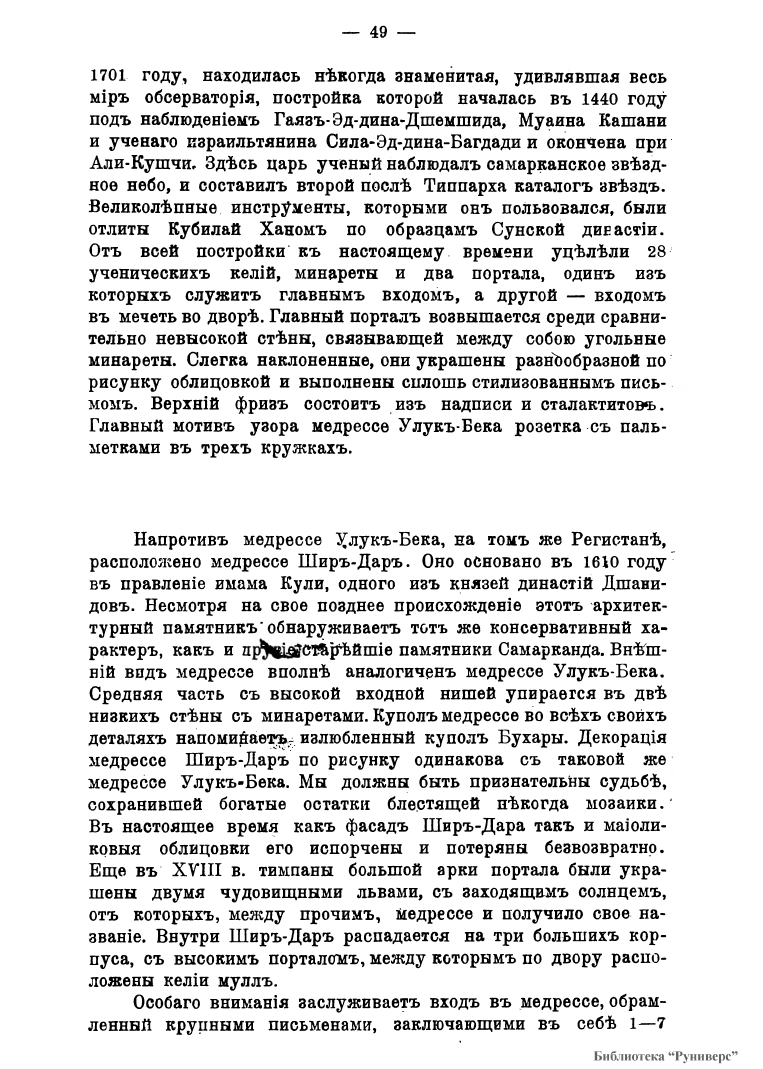
#> input picture djvu2pngs/Starina_i_byt/71.png, 3814 x 5344 px, found by its file name (shown at 1/5 size)
$ python detect_words.py
#> lines starting #> are read from the running program, lines starting #| are printed output that depends on the picture; after the words box and inside, x2 and y2 are one past the last pixel; in counts of white or black regions, pixels touching at a corner belong together
### word_classifier/word_detectors/mser.py
from typing import Union
import numpy as np
import cv2


def preprocess(img: np.ndarray,
               threshold: tuple[int, int],
               invert: bool = True,
               blur: Union[tuple[int, int], None] = None,
               dilate_kernel: Union[np.ndarray, None] = None,
               dilate_iterations: int = 1) -> np.ndarray:
    """
    Preprocess image `img` before finding word bounding boxes with MSER.
    Asserts input image is grayscale.
    """
    assert img.ndim == 2 and img.dtype == np.uint8

    # thresholding -> blur [optional] -> dilation [optional]
    thresh_type = cv2.THRESH_BINARY_INV if invert else cv2.THRESH_BINARY
    _, img = cv2.threshold(img, threshold[0], threshold[1], thresh_type)
    if blur:
        img = cv2.blur(img, blur)
    if dilate_kernel is not None and dilate_iterations > 0:
        img = cv2.dilate(img, dilate_kernel, dilate_iterations)
    return img


def mser_detector(img: np.ndarray, *args, **kwargs) -> np.ndarray:
    """
    Detect words in `img` with MSER. All positional and keyword arguments are
    passed to `cv2.MSER.create`.
    Returns array of bounding boxes.
    """
    mser = cv2.MSER.create(*args, **kwargs)
    _, bboxes = mser.detectRegions(img)
    return bboxes

### word_classifier/detect_words.py
import os
import numpy as np
import cv2
import shared_paths as paths
from word_detectors import mser


INPUT_IMAGE = os.path.join(paths.PAGE_DIR, '06', '71.png')
MAX_WIDTH = 800
INTERIM_IMAGE = os.path.join(paths.OUTPUT_DIR, 'tmp.png')
OUTPUT_IMAGE = os.path.join(paths.OUTPUT_DIR, 'out.png')


def main():
    img = cv2.imread(INPUT_IMAGE)
#> img is the input picture: shape (5344, 3814, 3); min 0, max 255, mean 223.7
    _, w, _ = img.shape
    k = min(1, MAX_WIDTH / w)
    img = cv2.resize(img, None, fx=k, fy=k)
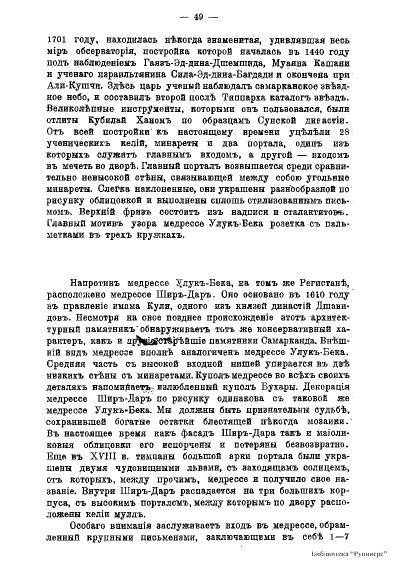
#> img: shape (1121, 800, 3) (shown at 1/2 size); min 0, max 255, mean 223.7
    img2 = cv2.cvtColor(img, cv2.COLOR_BGR2GRAY)
    img2 = mser.preprocess(img2, (100, 200),
                           dilate_kernel=np.ones((1, 7), dtype='uint8'))
#> in preprocess, `_, img = cv2.threshold(img, threshold[0], threshold[1], thresh_type)`:
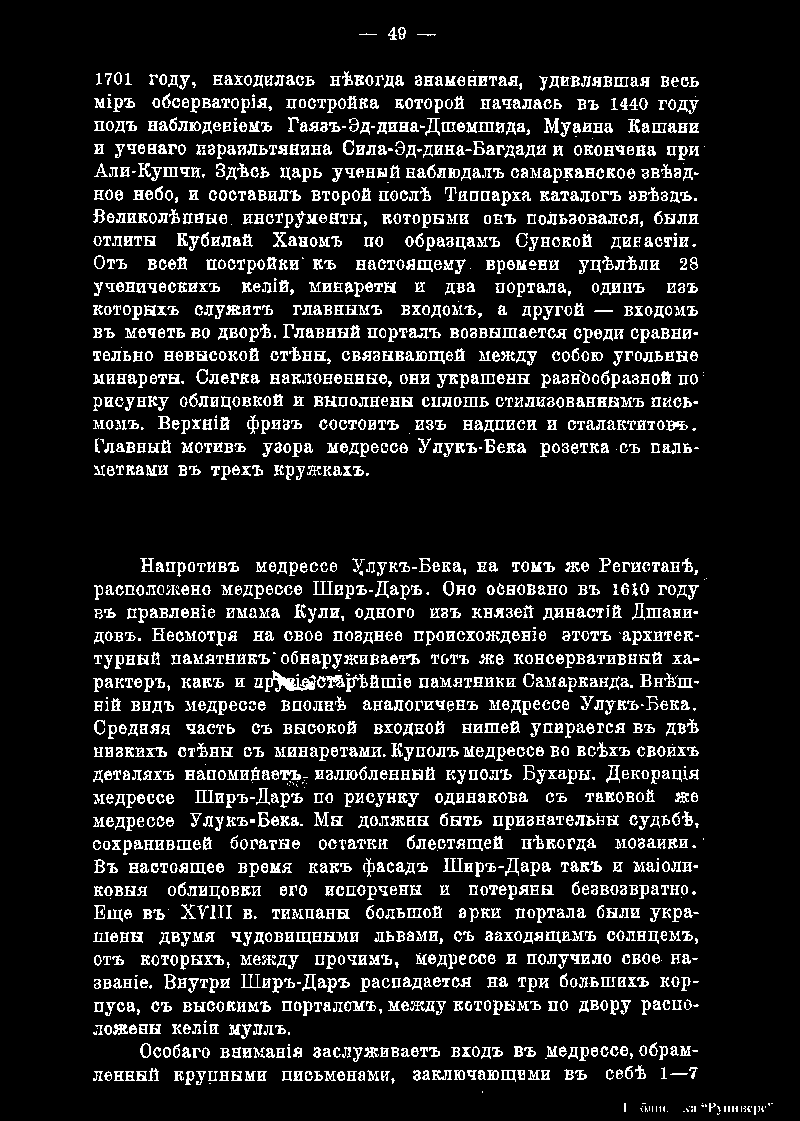
#> img: shape (1121, 800); values 0 (black) and 200 (white), 12% white in thin lines or dots, all inside (x1, y1, x2, y2) = (93, 27, 773, 1115)
#> in preprocess, `img = cv2.dilate(img, dilate_kernel, dilate_iterations)`:
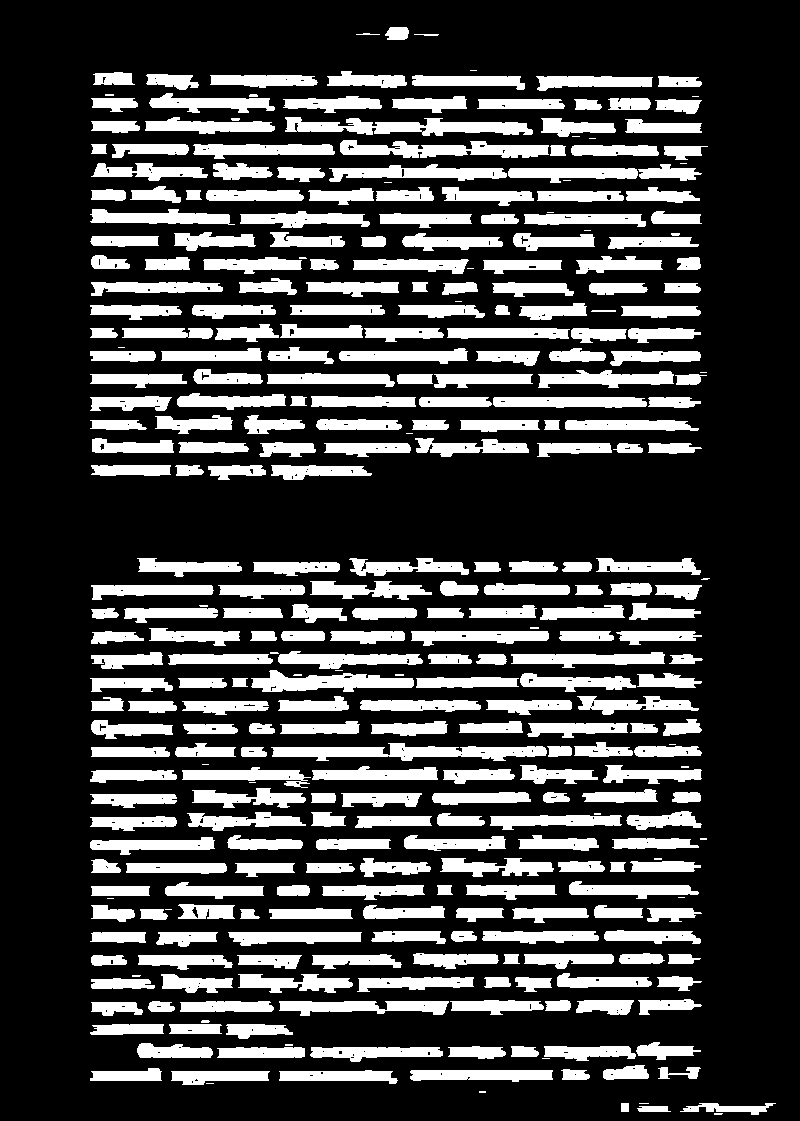
#> img: shape (1121, 800); values 0 (black) and 200 (white), 25.8% white; 349 white regions (40 under 20 px), largest, box (x1, y1, x2, y2) and area: (271, 743, 547, 761) 2868, (285, 117, 533, 136) 2681, (340, 140, 549, 158) 2310
    cv2.imwrite(INTERIM_IMAGE, img2)
    bboxes = mser.mser_detector(img2, min_area=100, max_area=10000)
#> in mser_detector, `_, bboxes = mser.detectRegions(img)`: bboxes = 302 rows, first 6: [271, 743, 276, 18], [174, 232, 82, 19], [145, 257, 45, 13], [91, 255, 39, 14], [613, 443, 30, 10], [575, 585, 28, 10]
    for bbox in bboxes:
        x, y, w, h = bbox
        cv2.rectangle(img, (x, y), (x+w, y+h), (0, 255, 0), 1)
#> this loop made 302 passes
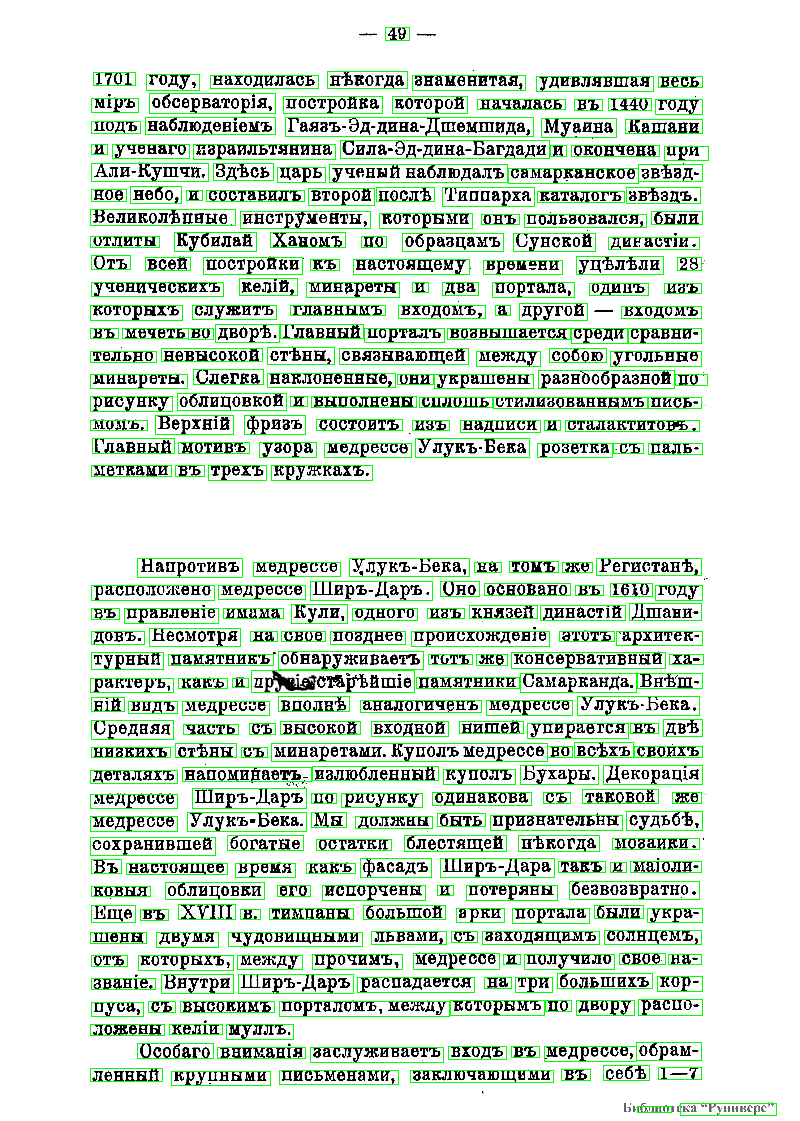
#> img: shape (1121, 800, 3); mean B, G, R 210, 225.2, 210
    cv2.imwrite(OUTPUT_IMAGE, img)


if __name__ == '__main__':
    main()

$ run again, with djvu2pngs/Starina_i_byt/12.png copied over djvu2pngs/Starina_i_byt/71.png
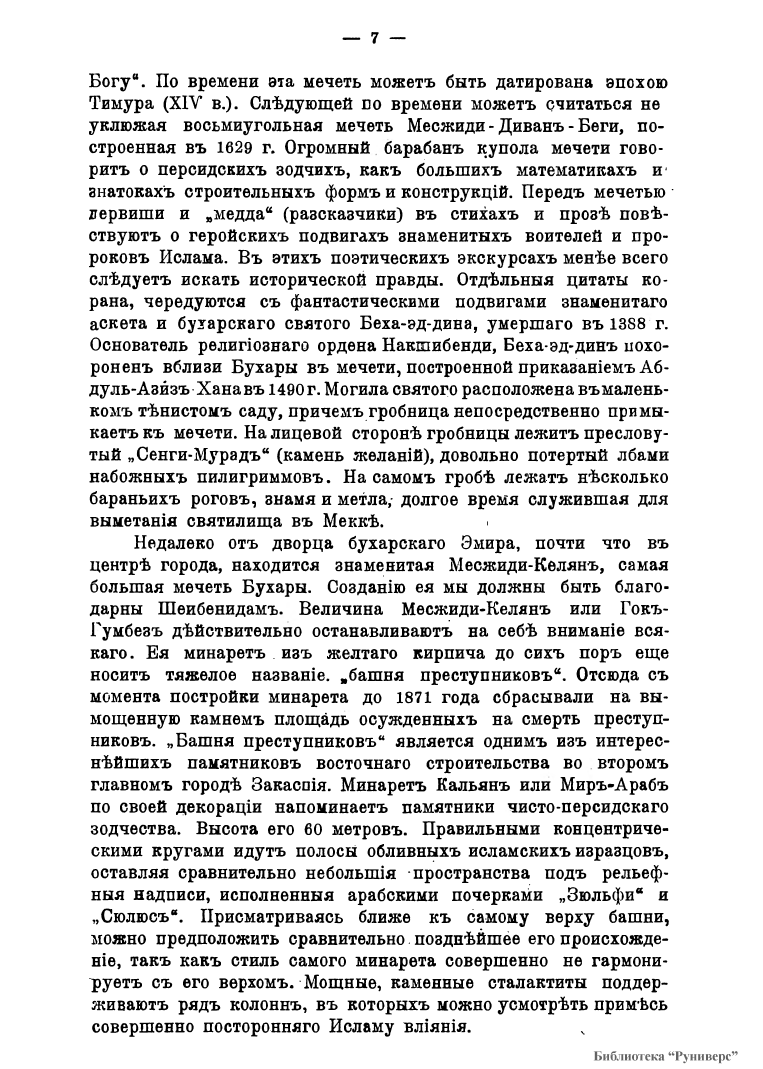
#> input picture djvu2pngs/Starina_i_byt/12.png, 3814 x 5344 px, found by its file name (shown at 1/5 size)
#> in main, img is the input picture: shape (5344, 3814, 3); min 0, max 255, mean 221.3
#> in preprocess, `img = cv2.dilate(img, dilate_kernel, dilate_iterations)`:
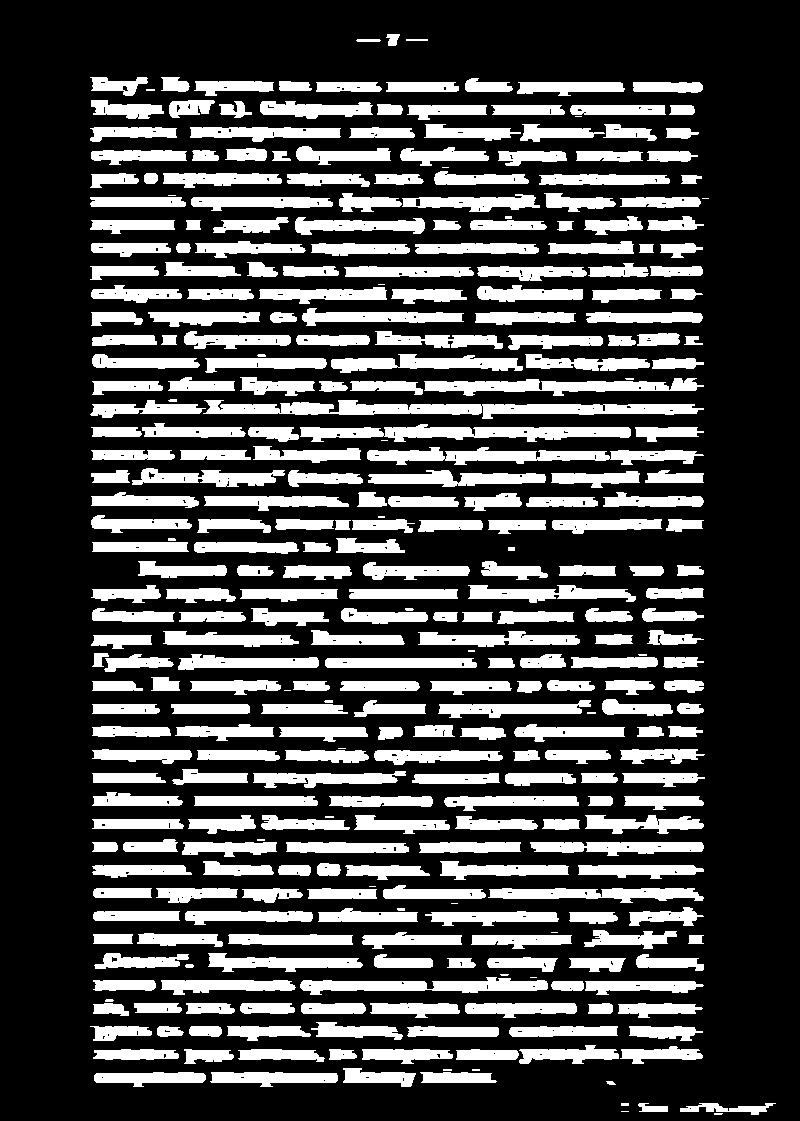
#> img: shape (1121, 800); values 0 (black) and 200 (white), 28% white; 348 white regions (25 under 20 px), largest, box (x1, y1, x2, y2) and area: (203, 400, 704, 419) 5004, (300, 424, 631, 442) 3514, (367, 447, 704, 465) 3407
#> in mser_detector, `_, bboxes = mser.detectRegions(img)`: bboxes = 314 rows, first 6: [203, 400, 279, 15], [669, 105, 26, 10], [660, 243, 43, 15], [639, 244, 15, 9], [684, 336, 19, 9], [608, 335, 28, 11]
#> the loop in main, `for bbox in bboxes:` made 314 passes
#> after the loop in main, `for bbox in bboxes:`:
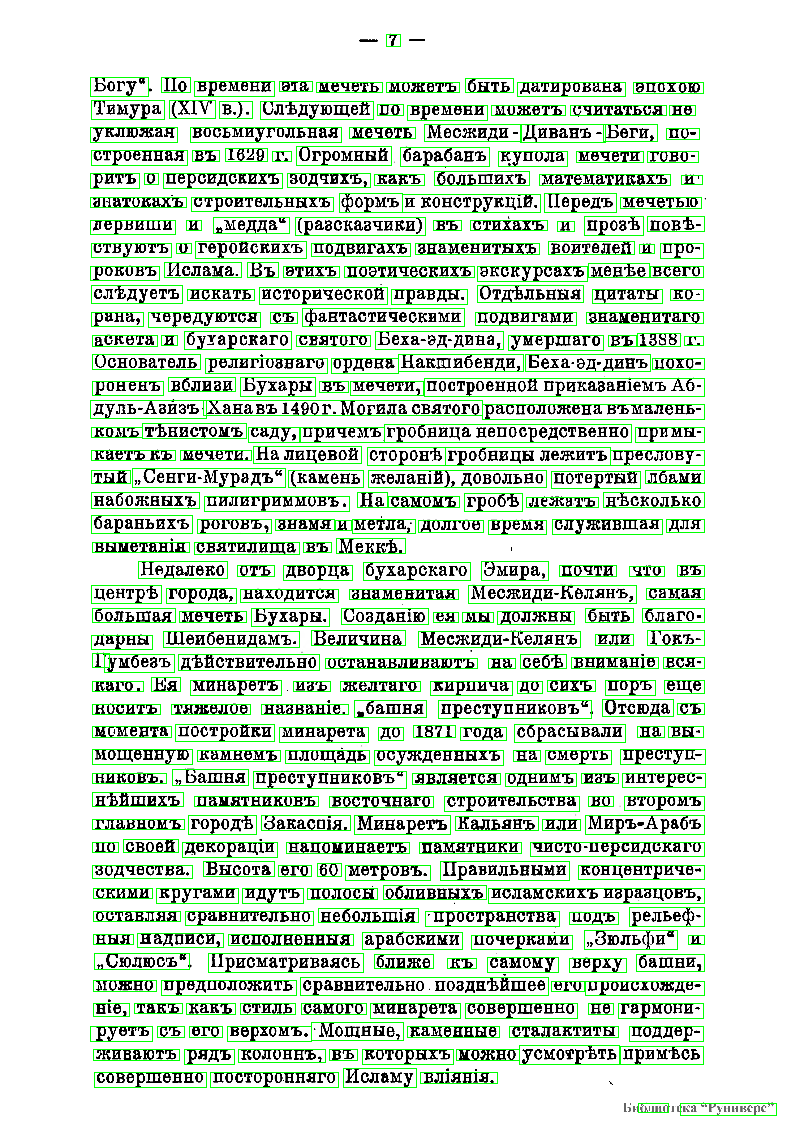
#> img: shape (1121, 800, 3); mean B, G, R 206.4, 223, 206.4

$ run again, with djvu2pngs/Starina_i_byt/13.png copied over djvu2pngs/Starina_i_byt/71.png
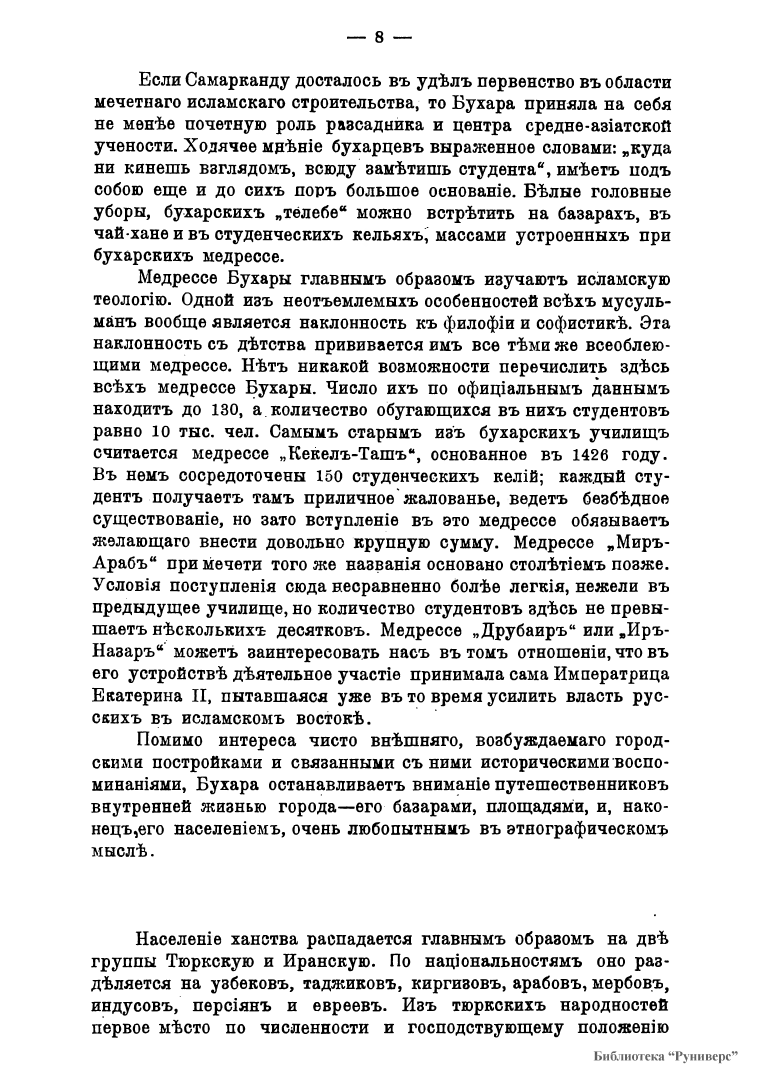
#> input picture djvu2pngs/Starina_i_byt/13.png, 3814 x 5344 px, found by its file name (shown at 1/5 size)
#> in main, img is the input picture: shape (5344, 3814, 3); min 0, max 255, mean 224.3
#> in preprocess, `img = cv2.dilate(img, dilate_kernel, dilate_iterations)`:
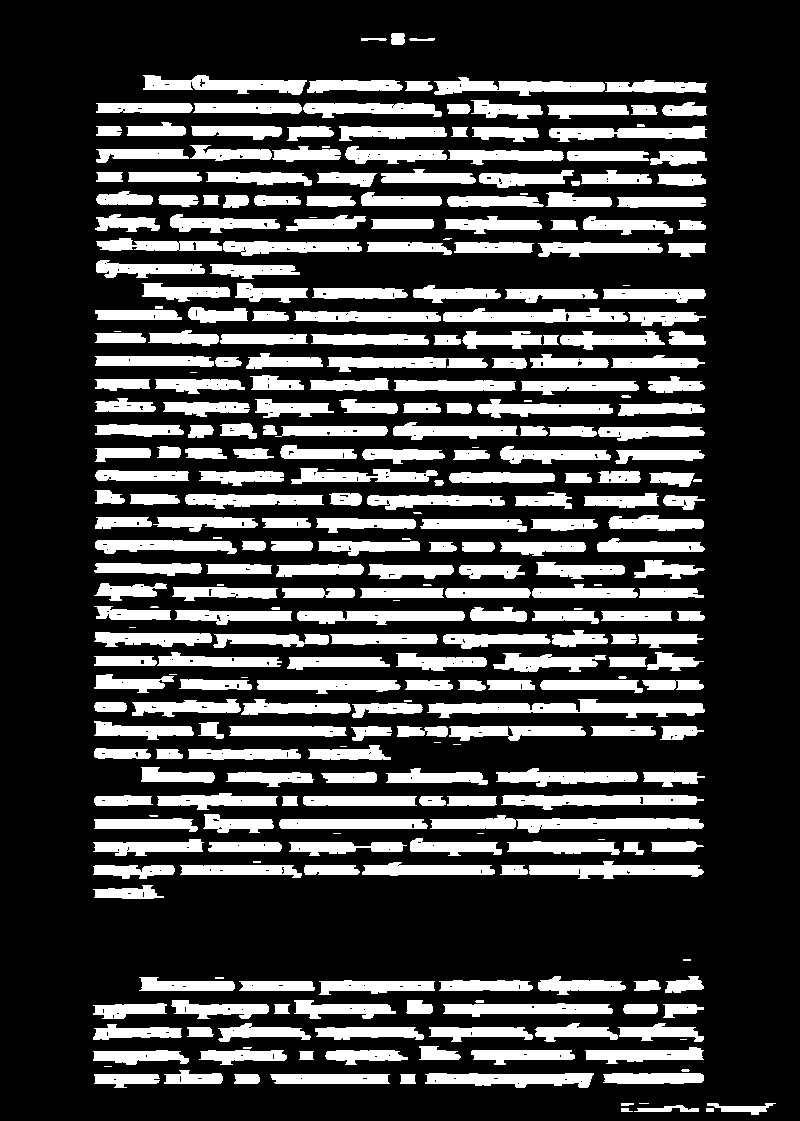
#> img: shape (1121, 800); values 0 (black) and 200 (white), 25.4% white; 336 white regions (37 under 20 px), largest, box (x1, y1, x2, y2) and area: (427, 699, 705, 718) 2878, (430, 815, 704, 833) 2841, (501, 795, 704, 810) 1970
#> in mser_detector, `_, bboxes = mser.detectRegions(img)`: bboxes = 290 rows, first 6: [427, 699, 278, 19], [471, 1050, 104, 15], [707, 1103, 69, 12], [634, 1105, 65, 7], [603, 1073, 101, 11], [662, 102, 45, 14]
#> the loop in main, `for bbox in bboxes:` made 290 passes
#> after the loop in main, `for bbox in bboxes:`:
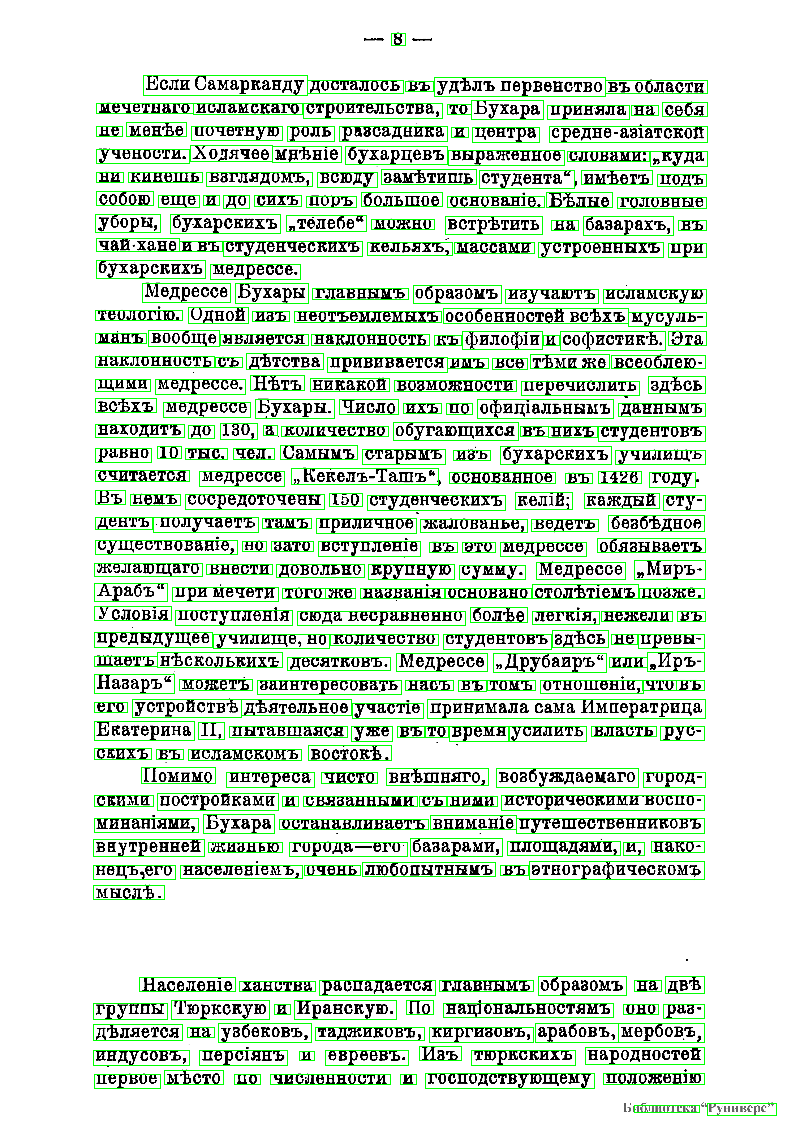
#> img: shape (1121, 800, 3); mean B, G, R 210.9, 225.9, 210.9
